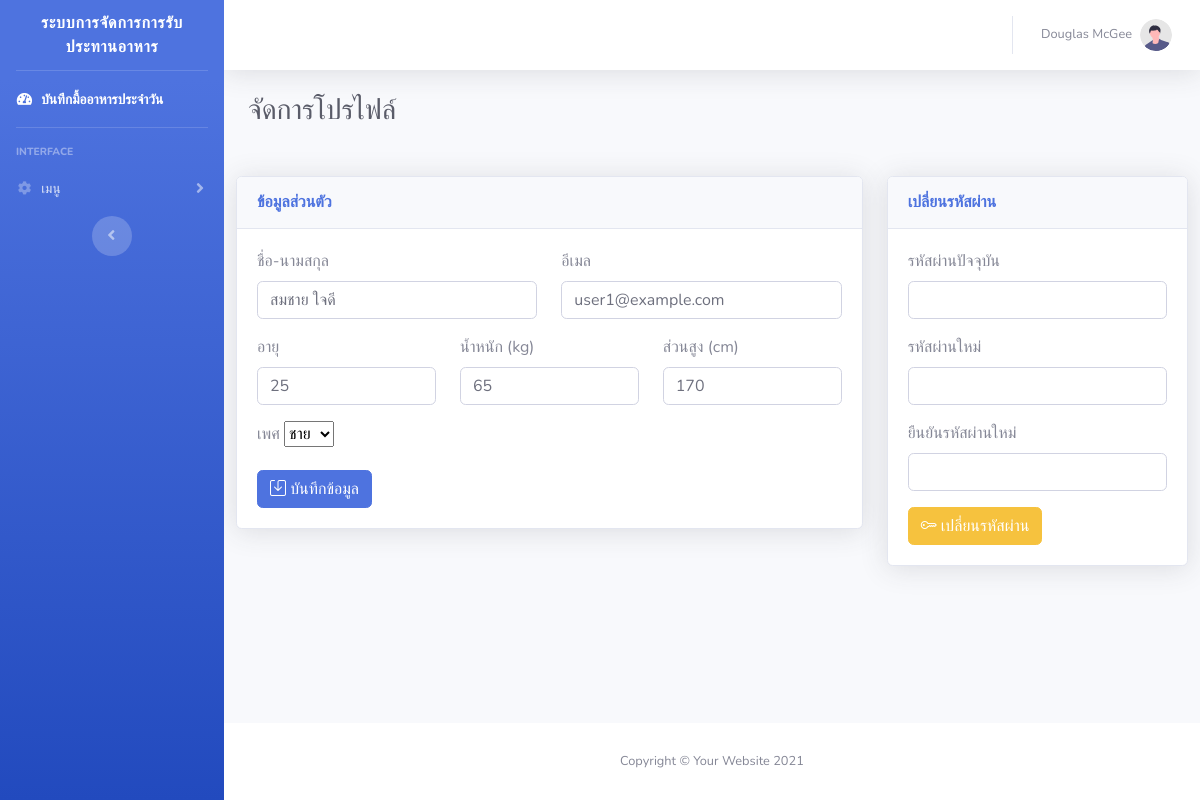
Page /user/profile.php (signed in) on the committed database.
### tables this page shows
CREATE TABLE `users` (
  `user_id` int(11) NOT NULL,
  `username` varchar(50) NOT NULL,
  `password` varchar(255) NOT NULL,
  `email` varchar(100) NOT NULL,
  `full_name` varchar(100) NOT NULL,
  `role` enum('user','nutritionist','admin') DEFAULT 'user',
  `height` float DEFAULT NULL,
  `weight` float DEFAULT NULL,
  `age` int(11) DEFAULT NULL,
  `gender` enum('male','female','other') DEFAULT NULL,
  `created_at` timestamp NOT NULL DEFAULT current_timestamp(),
  `updated_at` varchar(255) NOT NULL
);

### user/profile.php (the view, shortened to what this page needs)
  <?php include './layout/n_sidebar.php' ?>
  <?php include './layout/n_nav.php' ?>
<?php
$stmt = $pdo->prepare("SELECT * FROM users WHERE username = ?");
$stmt->execute([$_SESSION['username']]);
$user = $stmt->fetch();
?>
  <link href="https://cdn.jsdelivr.net/npm/bootstrap-icons@1.8.1/font/bootstrap-icons.css" rel="stylesheet">
  <div class="container-fluid">
<div class="d-sm-flex align-items-center justify-content-between mb-4">
    <h1 class="h3 mb-0 text-gray-800">จัดการโปรไฟล์</h1>
</div>
<body>
<div class="row">
    <div class="row">
        <div class="col-xl-8 col-lg-7">
            <div class="card shadow mb-4">
                <div class="card-header py-3">
                    <h6 class="m-0 font-weight-bold text-primary">ข้อมูลส่วนตัว</h6>
                </div>
                <div class="card-body">
                    <form method="POST">
                        <div class="row mb-3">
                            <div class="col-md-6">
                                <label class="form-label">ชื่อ-นามสกุล</label>
                                <input type="text" class="form-control" name="full_name"
                                       value="<?php echo htmlspecialchars($user['full_name']); ?>" required>
                            </div>
                            <div class="col-md-6">
                                <label class="form-label">อีเมล</label>
                                <input type="email" class="form-control" name="email"
                                       value="<?php echo htmlspecialchars($user['email']); ?>" required>
                            </div>
                        </div>
                        <div class="row mb-3">
                            <div class="col-md-4">
                                <label class="form-label">อายุ</label>
                                <input type="number" class="form-control" name="age"
                                       value="<?php echo $user['age']; ?>" required>
                            </div>
                            <div class="col-md-4">
                                <label class="form-label">น้ำหนัก (kg)</label>
                                <input type="number" step="0.1" class="form-control" name="weight"
                                       value="<?php echo $user['weight']; ?>" required>
                            </div>
                            <div class="col-md-4">
                                <label class="form-label">ส่วนสูง (cm)</label>
                                <input type="number" step="0.1" class="form-control" name="height"
                                       value="<?php echo $user['height']; ?>" required>
                            </div>
                        </div>
                        <div class="mb-3">
                            <label class="form-label">เพศ</label>
                            <select class="form-select" name="gender" required>
                                <option value="male" <?php echo $user['gender'] == 'male' ? 'selected' : ''; ?>>ชาย</option>
                            </select>
                        </div>
                        <button type="submit" class="btn btn-primary">
                            <i class="bi bi-save"></i> บันทึกข้อมูล
                        </button>
                    </form>
                </div>
            </div>
        </div>
        <div class="col-xl-4 col-lg-5">
            <div class="card shadow mb-4">
                <div class="card-header py-3">
                    <h6 class="m-0 font-weight-bold text-primary">เปลี่ยนรหัสผ่าน</h6>
                </div>
                <div class="card-body">
                    <form method="POST">
                        <div class="mb-3">
                            <label class="form-label">รหัสผ่านปัจจุบัน</label>
                            <input type="password" class="form-control" name="current_password" required>
                        </div>
                        <div class="mb-3">
                            <label class="form-label">รหัสผ่านใหม่</label>
                            <input type="password" class="form-control" name="new_password"
                                   minlength="8" required>
                        </div>
                        <div class="mb-3">
                            <label class="form-label">ยืนยันรหัสผ่านใหม่</label>
                            <input type="password" class="form-control" name="confirm_password"
                                   minlength="8" required>
                        </div>
                        <button type="submit" class="btn btn-warning">
                            <i class="bi bi-key"></i> เปลี่ยนรหัสผ่าน
                        </button>
                    </form>
                </div>
            </div>
        </div>
    </div>
</div>
</body>
</div>
</div>
<?php include './layout/u_footer.php' ?>

### rows in the picture
users: full_name "สมชาย ใจดี", email "user1@example.com", age "25", weight "65", height "170", gender "ชาย"
